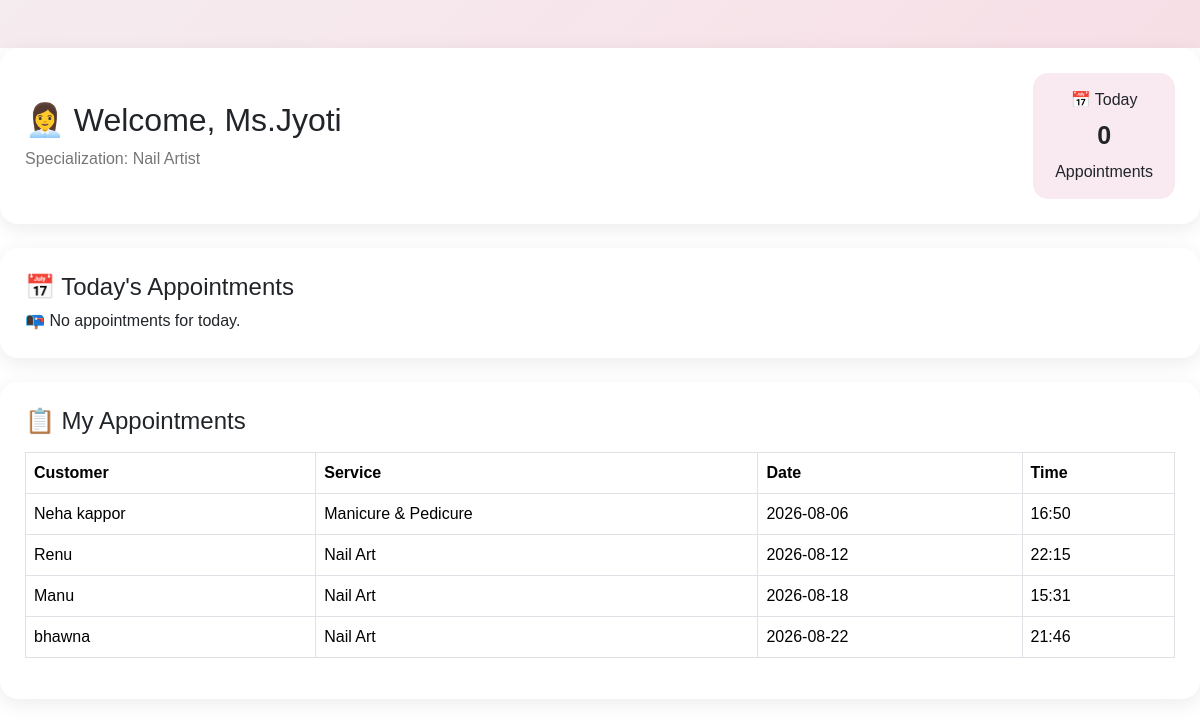
Before: /staff_dashboard/6 with the older database file.
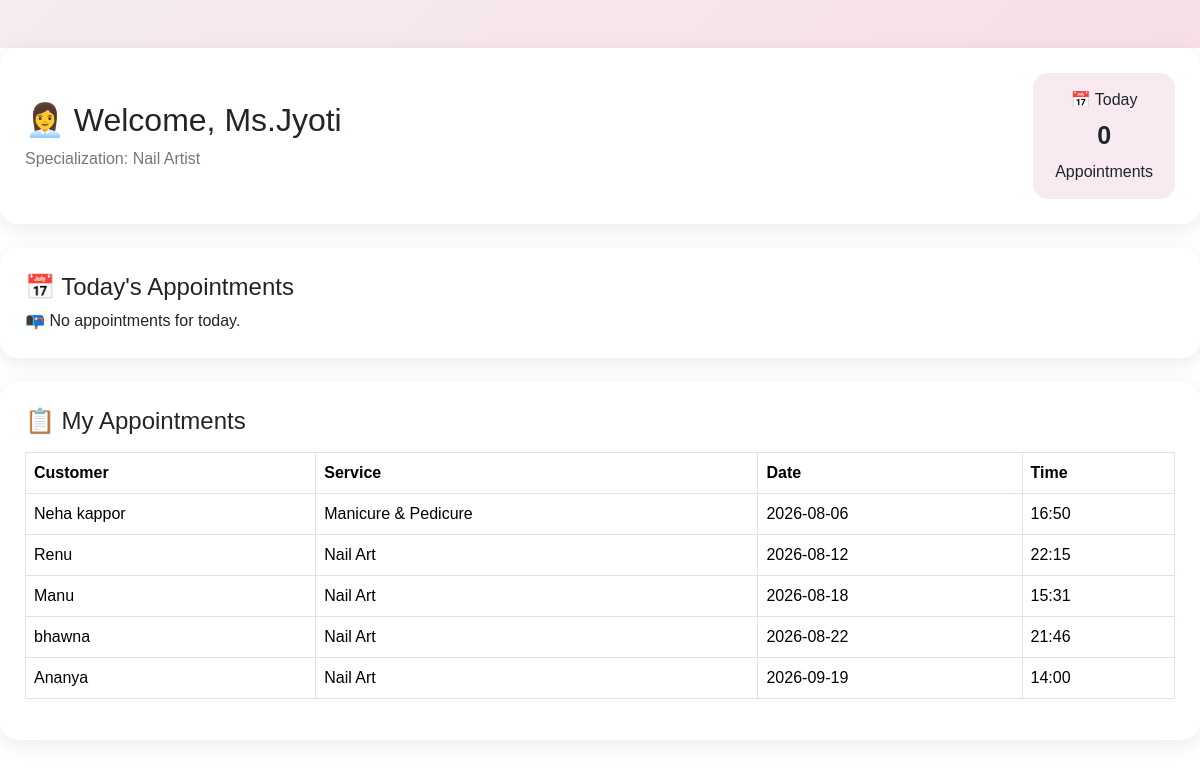
After: the same page with the newer database file.
### models.py (models this page shows)
class Appointment(db.Model):
    id = db.Column(db.Integer, primary_key=True)
    customer_name = db.Column(db.String(100), nullable=False)
    customer_gender = db.Column(db.String(10), nullable=True)
    customer_address = db.Column(db.String(200), nullable=True)
    service_name = db.Column(db.String(100), nullable=False)
    staff_name = db.Column(db.String(100), nullable=False)
    appointment_date = db.Column(db.String(20), nullable=False)
    appointment_time = db.Column(db.String(20), nullable=False)
    status = db.Column(db.String(20), default="Booked")

### app.py (the view)
@app.route('/staff_dashboard/<int:staff_id>')
def staff_dashboard(staff_id):
    staff = Staff.query.get_or_404(staff_id)
    today = datetime.now().strftime("%Y-%m-%d")
    appointments = Appointment.query.filter_by(
        staff_name=staff.name,
        appointment_date=today
    ).all()
    my_appointments = Appointment.query.filter_by(
        staff_name=staff.name
    ).order_by(
        Appointment.appointment_date,
        Appointment.appointment_time
    ).all()
    return render_template(
        "staff_dashboard.html",
        staff=staff,
        appointments=appointments,
        my_appointments=my_appointments
    )

### templates/staff_dashboard.html
{% extends "base.html" %}
{% block content %}
<div class="container mt-5">
    <div class="staff-header">
        <div>
            <h2>👩‍💼 Welcome, {{ staff.name }}</h2>
            <p>Specialization: {{ staff.specialization }}</p>
        </div>
        <div class="today-box">
            📅 Today
            <strong>{{ appointments|length }}</strong>
            Appointments
        </div>
    </div>
    <div class="dashboard-card mt-4">
        <h4>📅 Today's Appointments</h4>
        {% if appointments %}
        <div class="table-responsive mt-3">
            <table class="table table-bordered">
                <thead>
                    <tr>
                        <th>Customer</th>
                        <th>Service</th>
                        <th>Time</th>
                        <th>Status</th>
                        <th>Action</th>
                    </tr>
                </thead>
                <tbody>
                    {% for appointment in appointments %}
                    <tr>
                        <td>{{ appointment.customer_name }}</td>
                        <td>{{ appointment.service_name }}</td>
                        <td>{{ appointment.appointment_time }}</td>
                        <td>
                            <span class="status-badge">
                                {{ appointment.status }}
                            </span>
                        </td>
                        <td>
                            {% if appointment.status != "Completed" %}
                            <form method="POST"
                            action="{{ url_for('complete_appointment', appointment_id=appointment.id) }}">
                             <button type="submit"
                             class="complete-btn">
                                Complete
                            </button>
                        </form>
                        {% else %}
                        <span class="status-badge"> Completed</span>
                        {% endif %}
                        </td>
                    </tr>
                    {% endfor %}
                </tbody>
            </table>
        </div>
        {% else %}
        <div class="no-appointment">
            📭 No appointments for today.
        </div>
        {% endif %}
    </div>
<div class="dashboard-card mt-4">
    <h4>📋 My Appointments</h4>
    {% if my_appointments %}
    <div class="table-responsive mt-3">
        <table class="table table-bordered">
            <thead>
                <tr>
                    <th>Customer</th>
                    <th>Service</th>
                    <th>Date</th>
                    <th>Time</th>
                </tr>
            </thead>
            <tbody>
                {% for appointment in my_appointments %}
                <tr>
                    <td>{{ appointment.customer_name }}</td>
                    <td>{{ appointment.service_name }}</td>
                    <td>{{ appointment.appointment_date }}</td>
                    <td>{{ appointment.appointment_time }}</td>
                </tr>
                {% endfor %}
            </tbody>
        </table>
    </div>
    {% else %}
    <div class="no-appointment">
        📭 No appointments found.
    </div>
    {% endif %}
   </div>
</div>
{% endblock %}

Changed rows visible on the page:
added Appointment: customer_name "Ananya", service_name "Nail Art", appointment_date "2026-09-19", appointment_time "14:00"
